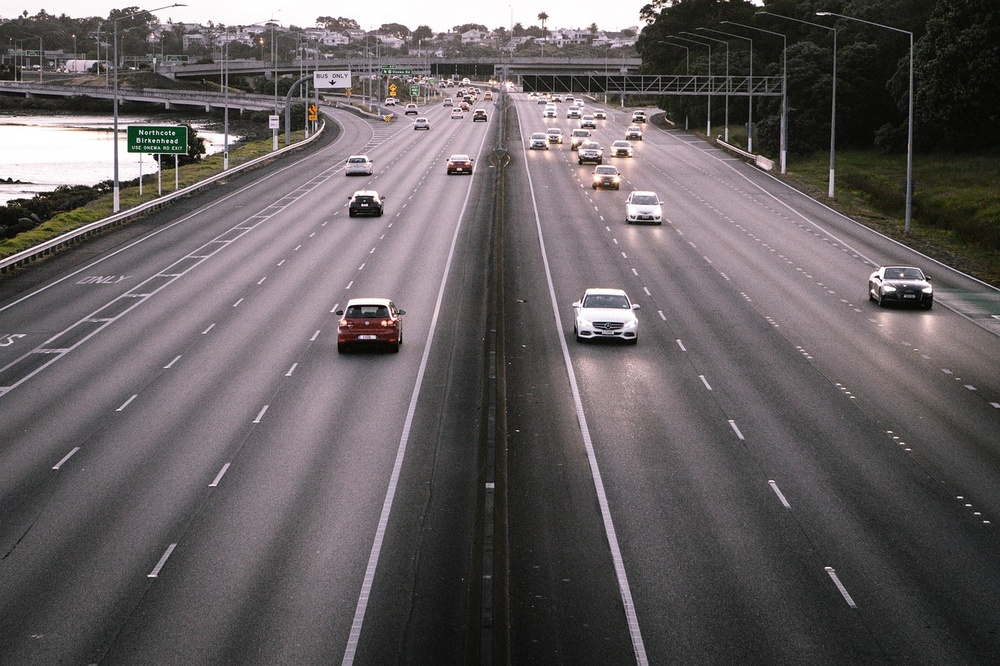
#> input picture resim.jpg, 1000 x 666 px, shrunk from 1280 x 853 before the run
$ python 'görev1.py'
#> lines starting #> are read from the running program, lines starting #| are printed output that depends on the picture; after the words box and inside, x2 and y2 are one past the last pixel; in counts of white or black regions, pixels touching at a corner belong together
import cv2
import numpy as np
import os

def process_hough_lines(image_path="resim.jpg"):
    # 1. Görseli yükle
#> called with image_path = 'resim.jpg'
    img = cv2.imread(image_path)
#> img is the input picture: shape (666, 1000, 3); mean B, G, R 95.2, 93.6, 99.7
    if img is None:
        print(f"Hata: '{image_path}' dosyası bulunamadı! 'resim.jpg' dosyasının kodla aynı klasörde olduğundan emin ol.")
        return

    # Kopyalar (Yeşil ve Kırmızı çizgiler çakışmasın diye ayrı görsellere çizilecek)
    img_standard = img.copy()
    img_probabilistic = img.copy()

    # Gri tonlamaya çevir
    gray = cv2.cvtColor(img, cv2.COLOR_BGR2GRAY)

    # --- ADIM 1: Canny ile Kenar Tespiti ---
    # Yüksek eşiklerle arka plandaki ağaç/çim gürültülerini siliyoruz
    canny_edges = cv2.Canny(gray, threshold1=100, threshold2=200)
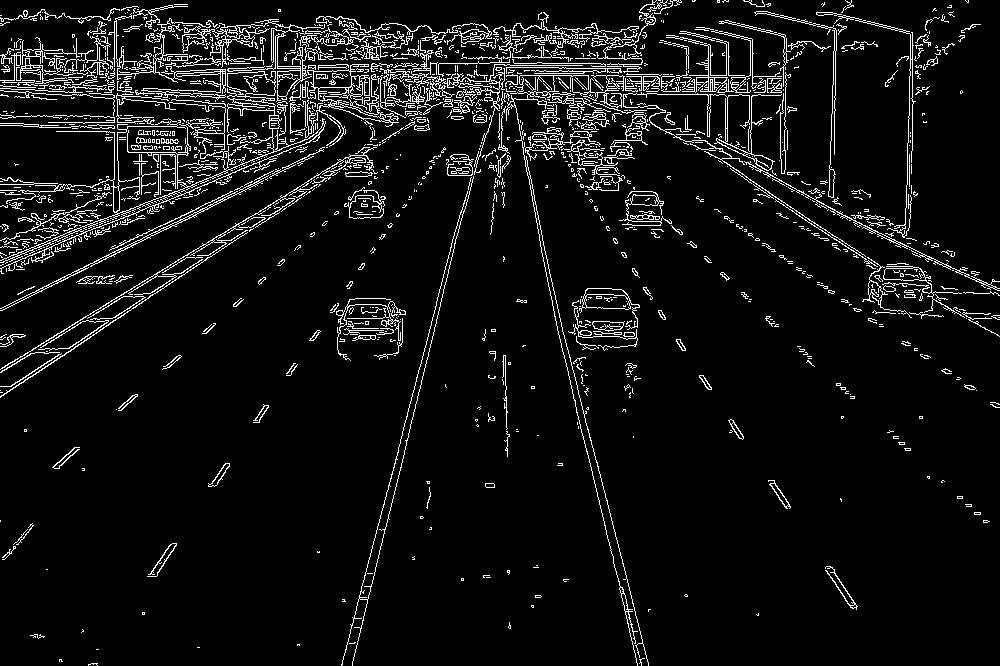
#> canny_edges: shape (666, 1000); 6.7% white in thin lines or dots

    # --- ADIM 2: Kenar Resmine Median Filtre Uygulama ---
    # ksize=3 kenarları silmeden ince parazit noktaları temizler
    smooth_edges = cv2.medianBlur(canny_edges, ksize=3)
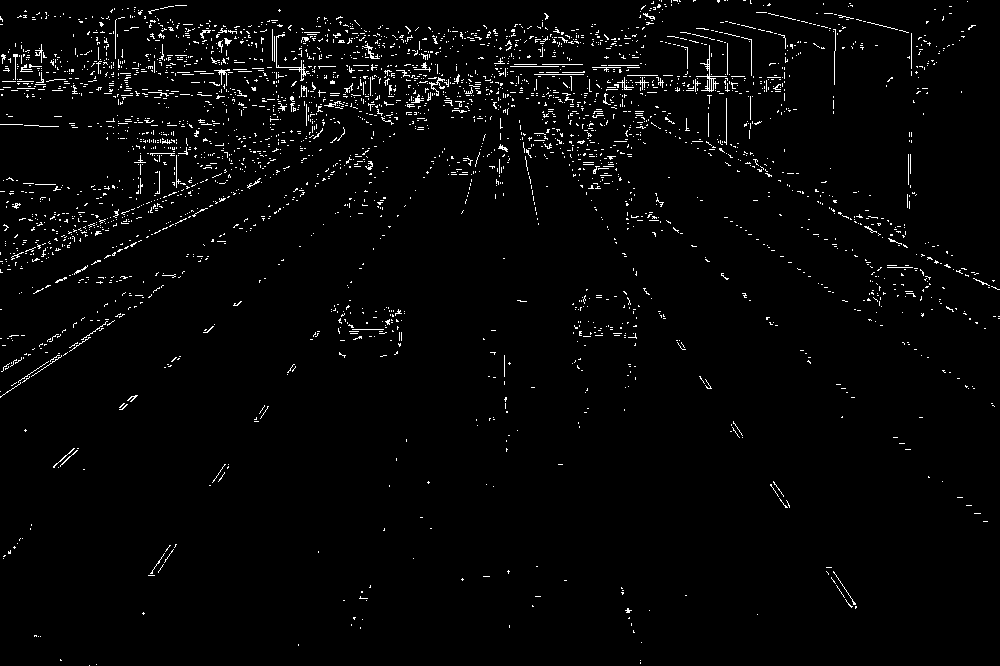
#> smooth_edges: shape (666, 1000); 2.4% white in thin lines or dots

    # --- ADIM 3A: Standart Hough Transform (cv2.HoughLines) ---
    # Yüksek threshold (160) sayesinde sadece ana güçlü doğrular çizilir
    lines_standard = cv2.HoughLines(smooth_edges, rho=1, theta=np.pi/180, threshold=160)
#> lines_standard = [[64, 1.59], [71, 1.59], [277, 1.12]]

    if lines_standard is not None:
        for line in lines_standard:
            rho, theta = line.ravel()[:2]
            a = np.cos(theta)
            b = np.sin(theta)
            x0 = a * rho
            y0 = b * rho
            x1 = int(x0 + 1000 * (-b))
            y1 = int(y0 + 1000 * (a))
            x2 = int(x0 - 1000 * (-b))
            y2 = int(y0 - 1000 * (a))
            # Standart Hough çizgilerini YEŞİL (BGR: 0, 255, 0) renkle çizin
            cv2.line(img_standard, (x1, y1), (x2, y2), (0, 255, 0), 2)
#> this loop made 3 passes
#> (rho, theta, a, b, x0, y0, x1, y1) on passes 1 to 3: (64, 1.59, -0.0175, 1, -1.12, 63.99, -1000, 46), (71, 1.59, -0.0175, 1, -1.24, 70.99, -1001, 53), (277, 1.12, 0.438, 0.899, 121.4, 249, -777, 687)
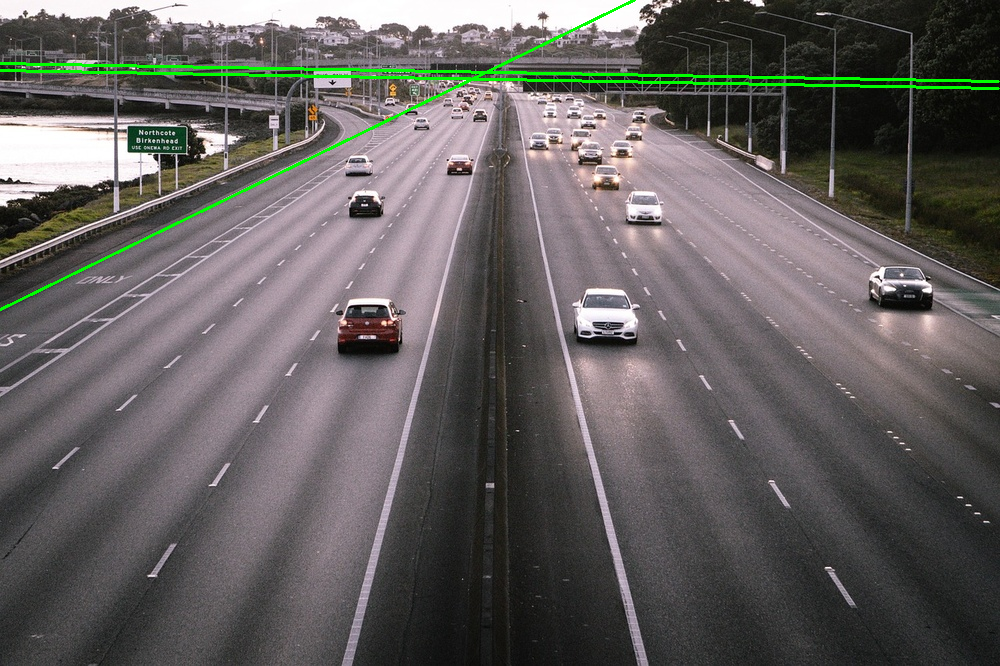
#> img_standard: shape (666, 1000, 3); 1.2% of pixels changed, all inside (x1, y1, x2, y2) = (0, 0, 1000, 311)

    # --- ADIM 3B: Olasılıksal Hough Transform (cv2.HoughLinesP) ---
    # minLineLength=80 ile kısa ıvır zıvır çizgileri eleyip şeritleri yakalıyoruz
    lines_p = cv2.HoughLinesP(smooth_edges, rho=1, theta=np.pi/180, threshold=80, minLineLength=80, maxLineGap=15)
#> lines_p = 24 rows, first 6: [36, 291, 234, 194], [627, 75, 784, 77], [96, 89, 224, 96], [684, 82, 782, 84], [0, 397, 151, 295], [26, 250, 206, 180]

    if lines_p is not None:
        for line in lines_p:
            x1, y1, x2, y2 = line.ravel()
            # Olasılıksal Hough çizgilerini KIRMIZI (BGR: 0, 0, 255) renkle çizin
            cv2.line(img_probabilistic, (int(x1), int(y1)), (int(x2), int(y2)), (0, 0, 255), 2)
#> this loop made 24 passes
#> (x1, y1, x2, y2) on passes 1 to 12: (36, 291, 234, 194), (627, 75, 784, 77), (96, 89, 224, 96), (684, 82, 782, 84), (0, 397, 151, 295), (26, 250, 206, 180), (141, 71, 228, 74), (352, 84, 490, 86), (419, 82, 518, 82), (267, 109, 430, 98), (161, 30, 313, 32), (832, 210, 989, 287)
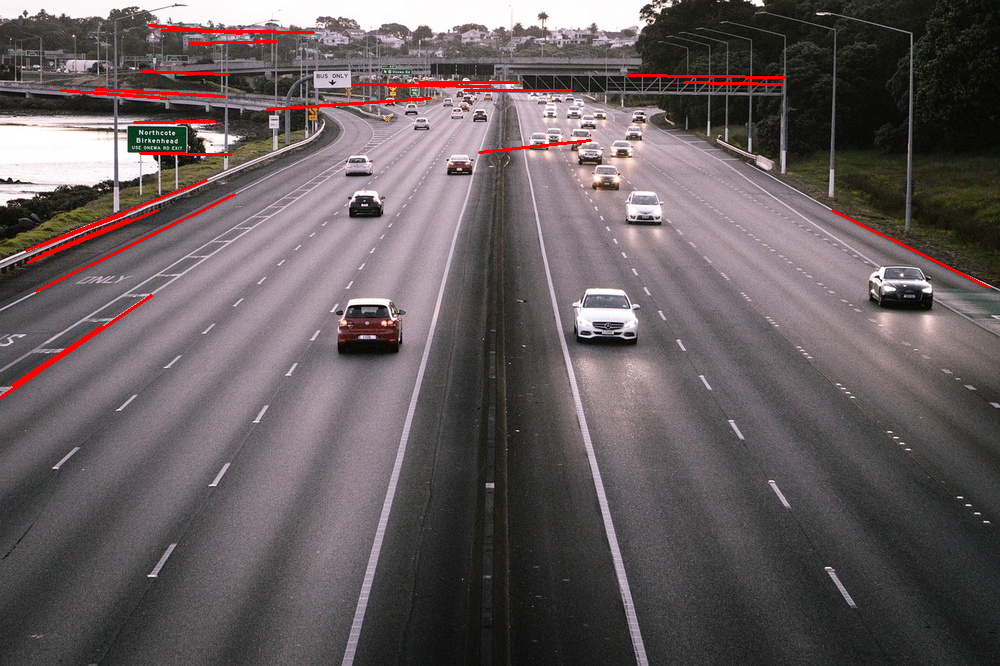
#> img_probabilistic: shape (666, 1000, 3); 1.23% of pixels changed, all inside (x1, y1, x2, y2) = (0, 24, 991, 399)

    # --- ADIM 4: Çıktıları Kaydetme ---
    script_dir = os.path.dirname(os.path.abspath(__file__))
    cv2.imwrite(os.path.join(script_dir, '1_canny_edges.jpg'), canny_edges)
    cv2.imwrite(os.path.join(script_dir, '2_smooth_edges.jpg'), smooth_edges)
    cv2.imwrite(os.path.join(script_dir, '3_standard_hough.jpg'), img_standard)
    cv2.imwrite(os.path.join(script_dir, '4_probabilistic_hough.jpg'), img_probabilistic)

    print("İşlem başarıyla tamamlandı! Çıktılar 6.hafta klasörüne kaydoldu.")

    # Ekran Pencereleri
    cv2.imshow('1 - Canny Kenarlar', canny_edges)
    cv2.imshow('2 - Median Filtreli Kenarlar', smooth_edges)
    cv2.imshow('3 - Standart Hough (Yesil Cizgiler)', img_standard)
    cv2.imshow('4 - Olasiliksal Hough (Kirmizi Cizgiler)', img_probabilistic)

    cv2.waitKey(0)
    cv2.destroyAllWindows()

if __name__ == '__main__':
    script_dir = os.path.dirname(os.path.abspath(__file__))
    image_full_path = os.path.join(script_dir, 'resim.jpg')

    process_hough_lines(image_full_path)
